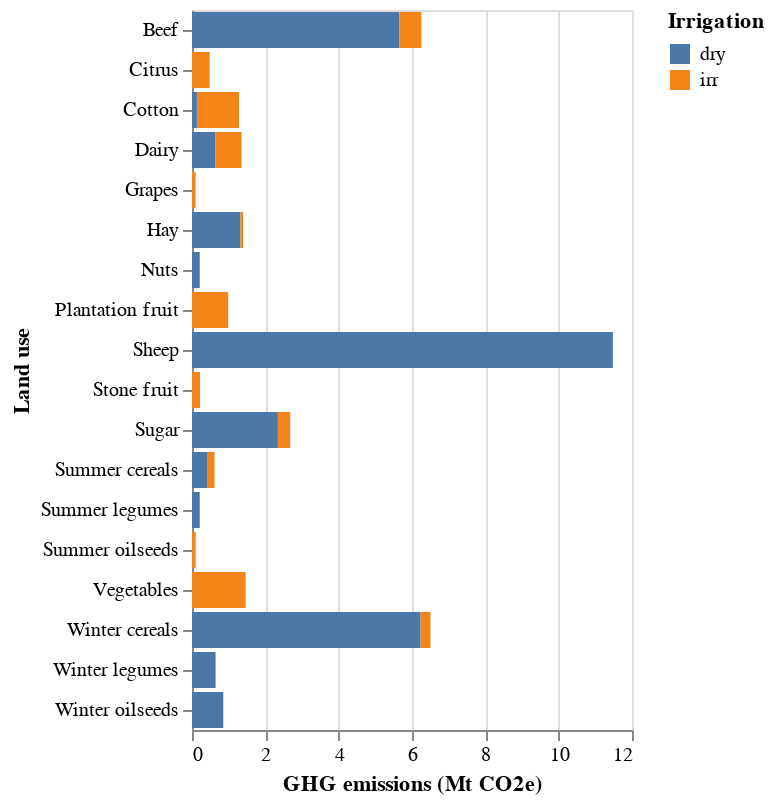

Notebook source saved alongside this figure:
### Code cell
plot_GHG_ag_lu_lm(GHG_ag_lu_lm,2010)

### Figure 1 — Vega-Lite specification as saved in the notebook (floating-point values rounded to 4 significant figures)
{"config": {"view": {"continuousWidth": 300, "continuousHeight": 300}}, "data": {"name": "data-671235024c9662af510381855ef11834"}, "mark": {"type": "bar"}, "encoding": {"color": {"field": "Irrigation", "type": "nominal"}, "x": {"field": "GHG emissions (Mt CO2e)", "type": "quantitative"}, "y": {"field": "Land use", "type": "ordinal"}}, "width": 220, "$schema": "https://vega.github.io/schema/vega-lite/v5.15.1.json", "datasets": {"data-671235024c9662af510381855ef11834": [{"Year": 2010, "Land use category": "Crop", "Land use": "Citrus", "Irrigation": "dry", "GHG emissions (Mt CO2e)": 0.0}, {"Year": 2010, "Land use category": "Crop", "Land use": "Citrus", "Irrigation": "irr", "GHG emissions (Mt CO2e)": 0.4811}, {"Year": 2010, "Land use category": "Crop", "Land use": "Cotton", "Irrigation": "dry", "GHG emissions (Mt CO2e)": 0.1344}, {"Year": 2010, "Land use category": "Crop", "Land use": "Cotton", "Irrigation": "irr", "GHG emissions (Mt CO2e)": 1.148}, {"Year": 2010, "Land use category": "Crop", "Land use": "Grapes", "Irrigation": "dry", "GHG emissions (Mt CO2e)": 0.0}, {"Year": 2010, "Land use category": "Crop", "Land use": "Grapes", "Irrigation": "irr", "GHG emissions (Mt CO2e)": 0.09791}, {"Year": 2010, "Land use category": "Crop", "Land use": "Hay", "Irrigation": "dry", "GHG emissions (Mt CO2e)": 1.321}, {"Year": 2010, "Land use category": "Crop", "Land use": "Hay", "Irrigation": "irr", "GHG emissions (Mt CO2e)": 0.07387}, {"Year": 2010, "Land use category": "Crop", "Land use": "Nuts", "Irrigation": "dry", "GHG emissions (Mt CO2e)": 0.2119}, {"Year": 2010, "Land use category": "Crop", "Land use": "Nuts", "Irrigation": "irr", "GHG emissions (Mt CO2e)": 0.0}, {"Year": 2010, "Land use category": "Crop", "Land use": "Plantation fruit", "Irrigation": "dry", "GHG emissions (Mt CO2e)": 0.0}, {"Year": 2010, "Land use category": "Crop", "Land use": "Plantation fruit", "Irrigation": "irr", "GHG emissions (Mt CO2e)": 0.9864}, {"Year": 2010, "Land use category": "Crop", "Land use": "Stone fruit", "Irrigation": "dry", "GHG emissions (Mt CO2e)": 0.0}, {"Year": 2010, "Land use category": "Crop", "Land use": "Stone fruit", "Irrigation": "irr", "GHG emissions (Mt CO2e)": 0.2174}, {"Year": 2010, "Land use category": "Crop", "Land use": "Sugar", "Irrigation": "dry", "GHG emissions (Mt CO2e)": 2.342}, {"Year": 2010, "Land use category": "Crop", "Land use": "Sugar", "Irrigation": "irr", "GHG emissions (Mt CO2e)": 0.3349}, {"Year": 2010, "Land use category": "Crop", "Land use": "Summer cereals", "Irrigation": "dry", "GHG emissions (Mt CO2e)": 0.4086}, {"Year": 2010, "Land use category": "Crop", "Land use": "Summer cereals", "Irrigation": "irr", "GHG emissions (Mt CO2e)": 0.2042}, {"Year": 2010, "Land use category": "Crop", "Land use": "Summer legumes", "Irrigation": "dry", "GHG emissions (Mt CO2e)": 0.211}, {"Year": 2010, "Land use category": "Crop", "Land use": "Summer legumes", "Irrigation": "irr", "GHG emissions (Mt CO2e)": 0.0}, {"Year": 2010, "Land use category": "Crop", "Land use": "Summer oilseeds", "Irrigation": "dry", "GHG emissions (Mt CO2e)": 0.0}, {"Year": 2010, "Land use category": "Crop", "Land use": "Summer oilseeds", "Irrigation": "irr", "GHG emissions (Mt CO2e)": 0.09919}, {"Year": 2010, "Land use category": "Crop", "Land use": "Vegetables", "Irrigation": "dry", "GHG emissions (Mt CO2e)": 0.0}, {"Year": 2010, "Land use category": "Crop", "Land use": "Vegetables", "Irrigation": "irr", "GHG emissions (Mt CO2e)": 1.463}, {"Year": 2010, "Land use category": "Crop", "Land use": "Winter cereals", "Irrigation": "dry", "GHG emissions (Mt CO2e)": 6.235}, {"Year": 2010, "Land use category": "Crop", "Land use": "Winter cereals", "Irrigation": "irr", "GHG emissions (Mt CO2e)": 0.2683}, {"Year": 2010, "Land use category": "Crop", "Land use": "Winter legumes", "Irrigation": "dry", "GHG emissions (Mt CO2e)": 0.6433}, {"Year": 2010, "Land use category": "Crop", "Land use": "Winter legumes", "Irrigation": "irr", "GHG emissions (Mt CO2e)": 0.0}, {"Year": 2010, "Land use category": "Crop", "Land use": "Winter oilseeds", "Irrigation": "dry", "GHG emissions (Mt CO2e)": 0.8537}, {"Year": 2010, "Land use category": "Crop", "Land use": "Winter oilseeds", "Irrigation": "irr", "GHG emissions (Mt CO2e)": 0.0}, {"Year": 2010, "Land use category": "Livestock", "Land use": "Beef", "Irrigation": "dry", "GHG emissions (Mt CO2e)": 5.653}, {"Year": 2010, "Land use category": "Livestock", "Land use": "Beef", "Irrigation": "irr", "GHG emissions (Mt CO2e)": 0.6014}, {"Year": 2010, "Land use category": "Livestock", "Land use": "Dairy", "Irrigation": "dry", "GHG emissions (Mt CO2e)": 0.6343}, {"Year": 2010, "Land use category": "Livestock", "Land use": "Dairy", "Irrigation": "irr", "GHG emissions (Mt CO2e)": 0.7178}, {"Year": 2010, "Land use category": "Livestock", "Land use": "Sheep", "Irrigation": "dry", "GHG emissions (Mt CO2e)": 11.48}, {"Year": 2010, "Land use category": "Livestock", "Land use": "Sheep", "Irrigation": "irr", "GHG emissions (Mt CO2e)": 0.0}]}}
